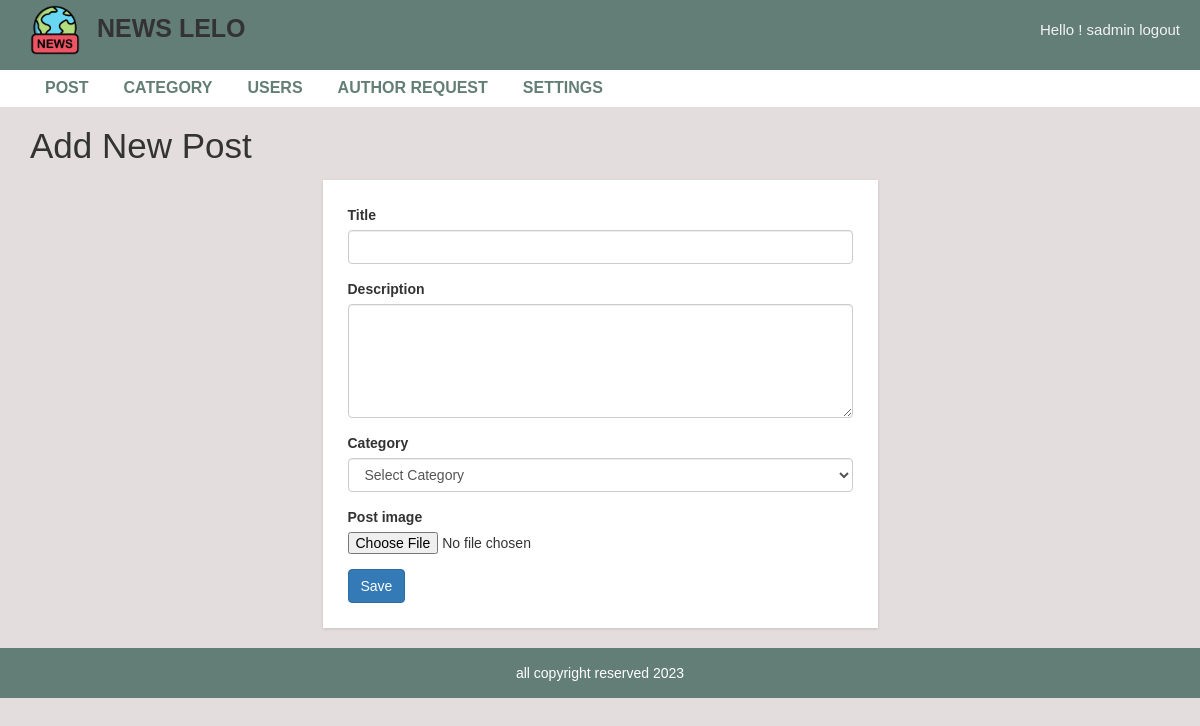
The app's page /admin/add-post.php (signed in) with its own data.
### tables this page shows
CREATE TABLE `settings` (
  `id` int NOT NULL,
  `title` varchar(255) DEFAULT NULL,
  `footer` varchar(255) DEFAULT NULL,
  `logo` varchar(255) DEFAULT NULL
);

### admin/add-post.php (the view, shortened to what this page needs)
<?php include "header.php";?>
  <div id="admin-content">
      <div class="container">
         <div class="row">
             <div class="col-md-12">
                 <h1 class="admin-heading">Add New Post</h1>
             </div>
              <div class="col-md-offset-3 col-md-6">
                  <form  action="save-post.php" method="POST" enctype="multipart/form-data">
                      <div class="form-group">
                          <label for="post_title">Title</label>
                          <input type="text" name="post_title" class="form-control"  required>
                      </div>
                      <div class="form-group">
                          <label for="exampleInputPassword1"> Description</label>
                          <textarea name="postdesc" class="form-control" rows="5"  required></textarea>
                      </div>
                      <div class="form-group">
                          <label for="exampleInputPassword1">Category</label>
                          <select name="category" class="form-control">
                              <option value="" disabled selected > Select Category</option>
                          </select>
                      </div>
                      <div class="form-group">
                          <label for="exampleInputPassword1">Post image</label>
                          <input type="file" name="newsImg" >
                      </div>
                      <input type="submit" name="submit" class="btn btn-primary" value="Save" required />
                  </form>
              </div>
          </div>
      </div>
  </div>
<?php include "footer.php"; ?>

### admin/header.php (shortened to what this page needs)
<?php
include("config.php");
$sqlsettings="select * from settings";
$ressettings=mysqli_query($conn,$sqlsettings) or die("did not get the settings value");
$rowsettings=mysqli_fetch_assoc($ressettings);
?>
<!DOCTYPE html>
<html lang="en">
    <head>
        <link rel="stylesheet" href="../css/bootstrap.min.css" />
        <link rel="stylesheet" href="../css/font-awesome.css">
        <link rel="stylesheet" href="../css/style.css">
    </head>
    <body>
    <header style="margin-bottom:90px;">
        <nav>
            <div class="brand-info">
                <a href="index.php" id="logo_head"><img  src="<?php echo $rowsettings['logo']?>"> NEWS LELO</a>
            </div>
            <div class="nav-info">
                 <a href="logout.php" class="admin-logout" >Hello ! <?php echo $_SESSION['username'];?> logout</a>
            </div>
        </nav>
    </header>
        <div id="admin-menubar" style="margin-top:70px;">
            <div class="container">
                <div class="row">
                    <div class="col-md-12">
                       <ul class="admin-menu">
                            <li>
                                <a href="post.php">Post</a>
                            </li>
                            <?php
                                if($_SESSION['role']=='1'){
                            ?>
                            <li>
                                <a href="category.php">Category</a>
                            </li>
                            <li>
                                <a href="users.php">Users</a>
                            </li>
                            <li>
                                <a href="authorrequest.php">Author Request</a>
                            </li>
                            <li>
                                <a href="settings.php">Settings</a>
                            </li>
                            <?php
                                }
                            ?>
                        </ul>
                    </div>
                </div>
            </div>
        </div>

### admin/footer.php
<?php
$sqlsettings="select * from settings";
$ressettings=mysqli_query($conn,$sqlsettings) or die("did not get the settings value");
$rowsettings=mysqli_fetch_assoc($ressettings);
?>
<div id ="footer">
    <div class="container">
        <div class="row">
            <div class="col-md-12">
                <span><?php echo $rowsettings['footer'];?></span>
            </div>
        </div>
    </div>
</div>
</body>
</html>

### css/style.css (style rules this page uses)
body { background: #e4dddd; font-family: sans-serif,arial,Helvetica; --primary-color:#637E76; }
header { background-color: var(--primary-color); position:fixed; top:0; left:0; right:0; z-index:3; height: 70px; }
nav { display: flex; justify-content: space-between; margin:0 2rem; align-items: center; padding:0.5rem 0; }
#logo_head { font-size: 2.5rem; font-weight: bolder; color:#333; margin-left:1rem; }
#logo_head>img { height: 50px; margin-right:1rem; }
.nav-info { font-size:1.5rem; display: flex; gap:1rem; }
.nav-info>a { color:#f2f2f2; }
#admin-menubar { background-color: #fff; }
#admin-menubar .admin-menu { font-size: 0; }
#admin-menubar .admin-menu li { display: inline-block; margin: 0 5px 0 0; }
#admin-menubar .admin-menu li a { color: var(--primary-color); font-size: 16px; font-weight: 600; text-transform: uppercase; padding: 7px 15px; display: block; transition: all 0.3s; }
#admin-content { padding: 20px 0; min-height: 400px; }
#admin-content .admin-heading { font-size: 35px; margin: 0 0 15px; }
form { background: #fff; padding: 25px; box-shadow:0 1px 3px rgba(0, 0, 0, 0.13); }
#footer { color: #fff; padding:15px 0; text-align:center; background-color:var(--primary-color); }
a, a:hover, a:focus { text-decoration: none; outline: none; }
ul { margin:0; padding:0; list-style:none; }

### records on screen
settings: logo (picture), footer "all copyright reserved 2023"

### other values on screen
$_SESSION['username'] "sadmin"
